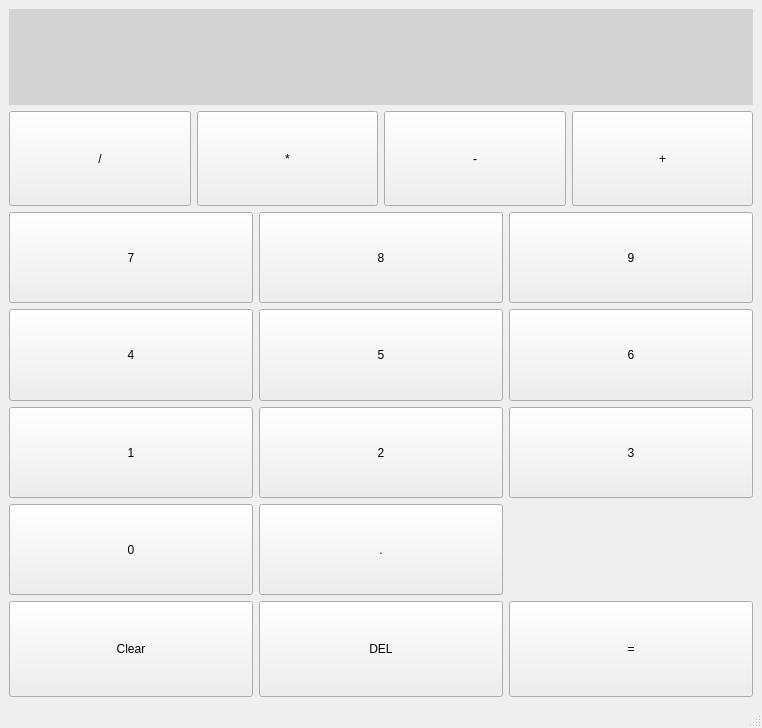
<?xml version="1.0" encoding="UTF-8"?>
<ui version="4.0">
 <class>MainWindow</class>
 <widget class="QMainWindow" name="MainWindow">
  <property name="geometry">
   <rect>
    <x>0</x>
    <y>0</y>
    <width>762</width>
    <height>728</height>
   </rect>
  </property>
  <property name="windowTitle">
   <string>MainWindow</string>
  </property>
  <widget class="QWidget" name="centralwidget">
   <layout class="QVBoxLayout" name="verticalLayout_2" stretch="1,1,4,1">
    <item>
     <widget class="QLabel" name="ScreenLabel">
      <property name="sizePolicy">
       <sizepolicy hsizetype="Preferred" vsizetype="Preferred">
        <horstretch>0</horstretch>
        <verstretch>0</verstretch>
       </sizepolicy>
      </property>
      <property name="autoFillBackground">
       <bool>false</bool>
      </property>
      <property name="styleSheet">
       <string notr="true">background-color : lightgrey</string>
      </property>
      <property name="text">
       <string/>
      </property>
      <property name="alignment">
       <set>Qt::AlignRight|Qt::AlignTrailing|Qt::AlignVCenter</set>
      </property>
     </widget>
    </item>
    <item>
     <layout class="QHBoxLayout" name="horizontalLayout_3" stretch="0,0,0,0">
      <property name="topMargin">
       <number>0</number>
      </property>
      <item>
       <widget class="QPushButton" name="NumButton_Divide">
        <property name="sizePolicy">
         <sizepolicy hsizetype="Preferred" vsizetype="Preferred">
          <horstretch>0</horstretch>
          <verstretch>0</verstretch>
         </sizepolicy>
        </property>
        <property name="text">
         <string>/</string>
        </property>
       </widget>
      </item>
      <item>
       <widget class="QPushButton" name="NumButton_Multiply">
        <property name="sizePolicy">
         <sizepolicy hsizetype="Preferred" vsizetype="Preferred">
          <horstretch>0</horstretch>
          <verstretch>0</verstretch>
         </sizepolicy>
        </property>
        <property name="text">
         <string>*</string>
        </property>
       </widget>
      </item>
      <item>
       <widget class="QPushButton" name="NumButton_Subtract">
        <property name="sizePolicy">
         <sizepolicy hsizetype="Preferred" vsizetype="Preferred">
          <horstretch>0</horstretch>
          <verstretch>0</verstretch>
         </sizepolicy>
        </property>
        <property name="text">
         <string>-</string>
        </property>
       </widget>
      </item>
      <item>
       <widget class="QPushButton" name="NumButton_Add">
        <property name="sizePolicy">
         <sizepolicy hsizetype="Preferred" vsizetype="Preferred">
          <horstretch>0</horstretch>
          <verstretch>0</verstretch>
         </sizepolicy>
        </property>
        <property name="text">
         <string>+</string>
        </property>
       </widget>
      </item>
     </layout>
    </item>
    <item>
     <layout class="QHBoxLayout" name="horizontalLayout" stretch="0">
      <property name="spacing">
       <number>6</number>
      </property>
      <property name="leftMargin">
       <number>0</number>
      </property>
      <item>
       <layout class="QGridLayout" name="gridLayout_2">
        <item row="3" column="1">
         <widget class="QPushButton" name="NumButton_1">
          <property name="sizePolicy">
           <sizepolicy hsizetype="Preferred" vsizetype="Preferred">
            <horstretch>0</horstretch>
            <verstretch>0</verstretch>
           </sizepolicy>
          </property>
          <property name="text">
           <string>1</string>
          </property>
         </widget>
        </item>
        <item row="3" column="3">
         <widget class="QPushButton" name="NumButton_3">
          <property name="sizePolicy">
           <sizepolicy hsizetype="Preferred" vsizetype="Preferred">
            <horstretch>0</horstretch>
            <verstretch>0</verstretch>
           </sizepolicy>
          </property>
          <property name="text">
           <string>3</string>
          </property>
         </widget>
        </item>
        <item row="1" column="3">
         <widget class="QPushButton" name="NumButton_9">
          <property name="sizePolicy">
           <sizepolicy hsizetype="Preferred" vsizetype="Preferred">
            <horstretch>0</horstretch>
            <verstretch>0</verstretch>
           </sizepolicy>
          </property>
          <property name="text">
           <string>9</string>
          </property>
         </widget>
        </item>
        <item row="1" column="2">
         <widget class="QPushButton" name="NumButton_8">
          <property name="sizePolicy">
           <sizepolicy hsizetype="Preferred" vsizetype="Preferred">
            <horstretch>0</horstretch>
            <verstretch>0</verstretch>
           </sizepolicy>
          </property>
          <property name="text">
           <string>8</string>
          </property>
         </widget>
        </item>
        <item row="2" column="2">
         <widget class="QPushButton" name="NumButton_5">
          <property name="sizePolicy">
           <sizepolicy hsizetype="Preferred" vsizetype="Preferred">
            <horstretch>0</horstretch>
            <verstretch>0</verstretch>
           </sizepolicy>
          </property>
          <property name="text">
           <string>5</string>
          </property>
         </widget>
        </item>
        <item row="2" column="1">
         <widget class="QPushButton" name="NumButton_4">
          <property name="sizePolicy">
           <sizepolicy hsizetype="Preferred" vsizetype="Preferred">
            <horstretch>0</horstretch>
            <verstretch>0</verstretch>
           </sizepolicy>
          </property>
          <property name="text">
           <string>4</string>
          </property>
         </widget>
        </item>
        <item row="2" column="3">
         <widget class="QPushButton" name="NumButton_6">
          <property name="sizePolicy">
           <sizepolicy hsizetype="Preferred" vsizetype="Preferred">
            <horstretch>0</horstretch>
            <verstretch>0</verstretch>
           </sizepolicy>
          </property>
          <property name="text">
           <string>6</string>
          </property>
         </widget>
        </item>
        <item row="3" column="2">
         <widget class="QPushButton" name="NumButton_2">
          <property name="sizePolicy">
           <sizepolicy hsizetype="Preferred" vsizetype="Preferred">
            <horstretch>0</horstretch>
            <verstretch>0</verstretch>
           </sizepolicy>
          </property>
          <property name="text">
           <string>2</string>
          </property>
         </widget>
        </item>
        <item row="1" column="1">
         <widget class="QPushButton" name="NumButton_7">
          <property name="sizePolicy">
           <sizepolicy hsizetype="Preferred" vsizetype="Preferred">
            <horstretch>0</horstretch>
            <verstretch>0</verstretch>
           </sizepolicy>
          </property>
          <property name="text">
           <string>7</string>
          </property>
         </widget>
        </item>
        <item row="4" column="1">
         <widget class="QPushButton" name="NumButton_0">
          <property name="sizePolicy">
           <sizepolicy hsizetype="Preferred" vsizetype="Preferred">
            <horstretch>0</horstretch>
            <verstretch>0</verstretch>
           </sizepolicy>
          </property>
          <property name="text">
           <string>0</string>
          </property>
         </widget>
        </item>
        <item row="4" column="2">
         <widget class="QPushButton" name="NumButton_DecPoint">
          <property name="sizePolicy">
           <sizepolicy hsizetype="Preferred" vsizetype="Preferred">
            <horstretch>0</horstretch>
            <verstretch>0</verstretch>
           </sizepolicy>
          </property>
          <property name="text">
           <string>.</string>
          </property>
         </widget>
        </item>
       </layout>
      </item>
     </layout>
    </item>
    <item>
     <layout class="QHBoxLayout" name="horizontalLayout_2" stretch="0,0,0">
      <item>
       <widget class="QPushButton" name="NumButton_Clear">
        <property name="sizePolicy">
         <sizepolicy hsizetype="Preferred" vsizetype="Preferred">
          <horstretch>0</horstretch>
          <verstretch>0</verstretch>
         </sizepolicy>
        </property>
        <property name="text">
         <string>Clear</string>
        </property>
       </widget>
      </item>
      <item>
       <widget class="QPushButton" name="NumButton_Delete">
        <property name="sizePolicy">
         <sizepolicy hsizetype="Preferred" vsizetype="Preferred">
          <horstretch>0</horstretch>
          <verstretch>0</verstretch>
         </sizepolicy>
        </property>
        <property name="text">
         <string>DEL</string>
        </property>
       </widget>
      </item>
      <item>
       <widget class="QPushButton" name="NumButton_Enter">
        <property name="sizePolicy">
         <sizepolicy hsizetype="Preferred" vsizetype="Preferred">
          <horstretch>0</horstretch>
          <verstretch>0</verstretch>
         </sizepolicy>
        </property>
        <property name="text">
         <string>=</string>
        </property>
       </widget>
      </item>
     </layout>
    </item>
   </layout>
  </widget>
  <widget class="QMenuBar" name="menubar">
   <property name="geometry">
    <rect>
     <x>0</x>
     <y>0</y>
     <width>762</width>
     <height>24</height>
    </rect>
   </property>
  </widget>
  <widget class="QStatusBar" name="statusbar"/>
 </widget>
 <resources/>
 <connections/>
</ui>
